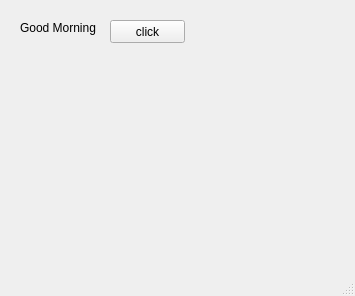
<?xml version="1.0" encoding="UTF-8"?>
<ui version="4.0">
 <class>MainWindow</class>
 <widget class="QMainWindow" name="MainWindow">
  <property name="geometry">
   <rect>
    <x>0</x>
    <y>0</y>
    <width>355</width>
    <height>296</height>
   </rect>
  </property>
  <property name="windowTitle">
   <string>MainWindow</string>
  </property>
  <widget class="QWidget" name="centralwidget">
   <widget class="QLabel" name="lbl">
    <property name="geometry">
     <rect>
      <x>20</x>
      <y>20</y>
      <width>81</width>
      <height>16</height>
     </rect>
    </property>
    <property name="text">
     <string>Good Morning</string>
    </property>
   </widget>
   <widget class="QPushButton" name="pb">
    <property name="geometry">
     <rect>
      <x>110</x>
      <y>20</y>
      <width>75</width>
      <height>23</height>
     </rect>
    </property>
    <property name="text">
     <string>click</string>
    </property>
   </widget>
  </widget>
  <widget class="QMenuBar" name="menubar">
   <property name="geometry">
    <rect>
     <x>0</x>
     <y>0</y>
     <width>355</width>
     <height>21</height>
    </rect>
   </property>
  </widget>
  <widget class="QStatusBar" name="statusbar"/>
 </widget>
 <resources/>
 <connections/>
</ui>
